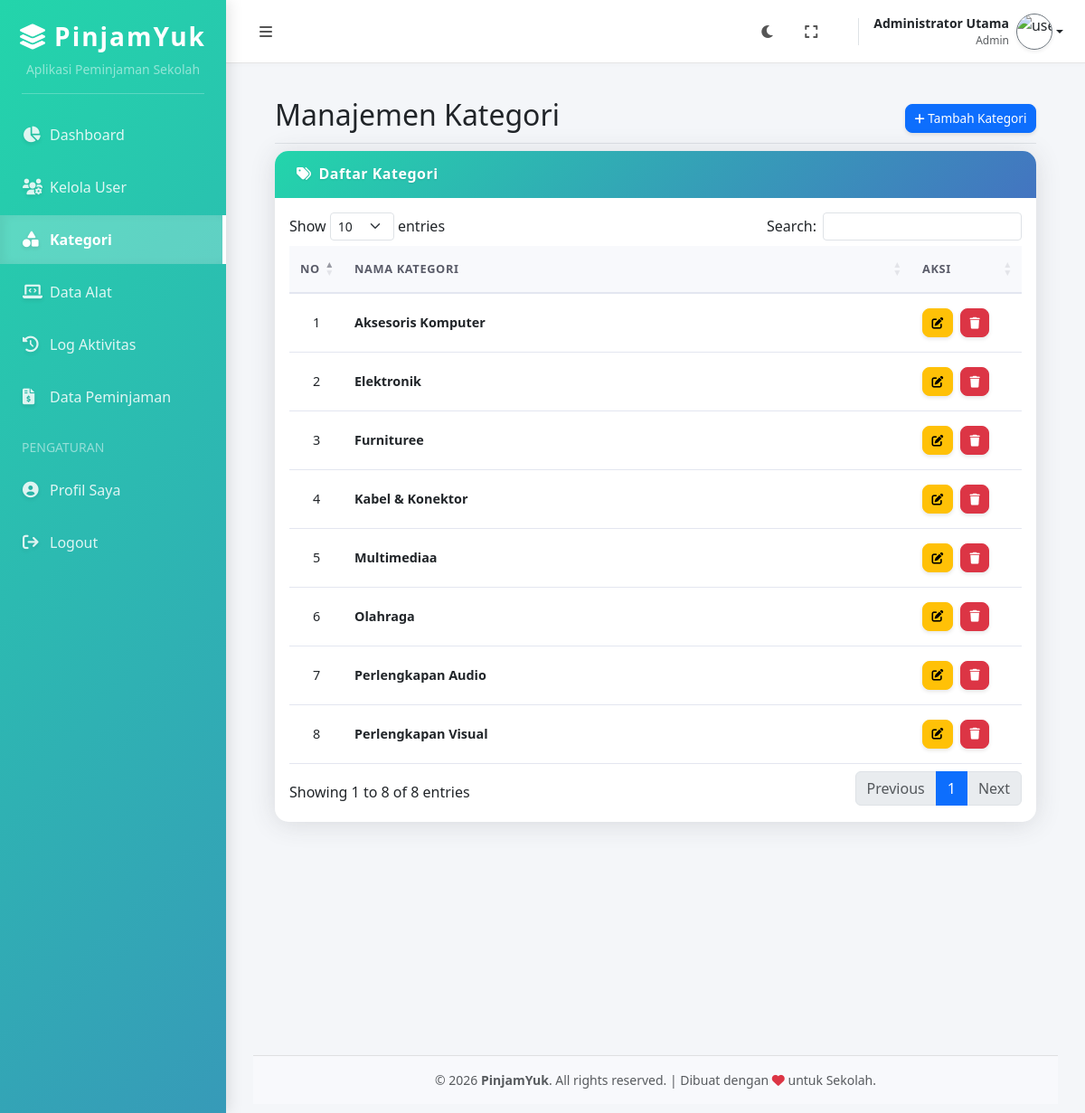
Page /admin/index.php?page=kategori (signed in) on the committed database.
### tables this page shows
CREATE TABLE `kategori` (
  `id_kategori` int(11) NOT NULL,
  `nama_kategori` varchar(50) NOT NULL
);

### admin/controllers/kategori_controller.php (called while the page is built)
<?php
require_once __DIR__ . '/../logic/kategori_logic.php';
$kategoris = ambil_semua_kategori();
require_once __DIR__ . '/../views/kategori_index.php';
?>

### admin/logic/kategori_logic.php (called while the page is built, shortened)
<?php
require_once __DIR__ . '/../../config/database.php';
function ambil_semua_kategori() {
    global $conn;
    return mysqli_query($conn, "SELECT * FROM kategori ORDER BY nama_kategori ASC");
}
?>

### admin/views/kategori_index.php (the view, shortened to what this page needs)
<div class="d-flex justify-content-between flex-wrap flex-md-nowrap align-items-center pt-1 pb-1 mb-2 border-bottom">
    <h1 class="h2">Manajemen Kategori</h1>
    <a href="index.php?page=kategori_tambah" class="btn btn-primary btn-sm"><i class="fas fa-plus"></i> Tambah Kategori</a>
</div>
<div class="card shadow-sm border-0 mb-4">
    <div class="card-header bg-white py-3">
        <h6 class="m-0 font-weight-bold text-primary"><i class="fas fa-tags me-2"></i>Daftar Kategori</h6>
    </div>
    <div class="card-body">
        <div class="table-responsive">
            <table class="table table-hover align-middle datatable" width="100%" cellspacing="0">
                <thead class="table-light">
                    <tr>
                        <th width="5%" class="text-center">No</th>
                        <th>Nama Kategori</th>
                        <th width="15%">Aksi</th>
                    </tr>
                </thead>
                <tbody>
                    <?php
                    $no = 1;
                    while($row = mysqli_fetch_assoc($kategoris)):
                    ?>
                    <tr>
                        <td class="text-center"><?= $no++ ?></td>
                        <td class="fw-semibold"><?= $row['nama_kategori'] ?></td>
                        <td>
                            <div class="d-flex gap-2">
                                <a href="index.php?page=kategori_edit&id=<?= $row['id_kategori'] ?>" class="btn btn-warning btn-sm" title="Edit">
                                    <i class="fas fa-edit"></i>
                                </a>
                                <a href="index.php?page=kategori_hapus&id=<?= $row['id_kategori'] ?>" class="btn btn-danger btn-sm confirm-action" data-message="Yakin ingin menghapus kategori ini?" data-icon="error" title="Hapus">
                                    <i class="fas fa-trash"></i>
                                </a>
                            </div>
                        </td>
                    </tr>
                    <?php endwhile; ?>
                </tbody>
            </table>
        </div>
    </div>
</div>

### assets/css/layout.css (style rules this page uses)
:root { --bg-body: #f8f9fc; --bg-card: #ffffff; --text-primary: #5a5c69; --text-heading: #2e2f3e; --border-color: rgba(0, 0, 0, 0.1); }
html, body { height: 100vh; overflow: hidden; margin: 0; padding: 0; background-color: var(--bg-body); }

### assets/css/style.css (style rules this page uses)
body { font-family: 'Segoe UI', Tahoma, Geneva, Verdana, sans-serif; background-color: #f4f6f9; }
.card { border: none; box-shadow: 0 0 15px rgba(0, 0, 0, 0.05); border-radius: 10px; }
html { -ms-overflow-style: none; scrollbar-width: none; }

### assets/css/petugas.css (style rules this page uses)
.card { border: none; border-radius: 15px; box-shadow: 0 0.15rem 1.75rem 0 rgba(58, 59, 69, 0.15) !important; transition: transform 0.2s ease-in-out; background: #fff; overflow: hidden; }
.card-header { background: linear-gradient(-45deg, #1a2980, #26d0ce, #4e54c8, #23d5ab); background-size: 400% 400%; animation: gradientSidebar 15s ease infinite; color: white; border-bottom: none; padding: 1rem 1.5rem; }
.card-header h6 { color: white !important; font-weight: 700; letter-spacing: 0.5px; text-shadow: 0 1px 2px rgba(0, 0, 0, 0.1); }
.card-header .text-primary, .card-header .text-info { color: white !important; }
.table { margin-bottom: 0; color: #444; }
.table thead th { background-color: #f8f9fc; color: #5a5c69; font-weight: 700; text-transform: uppercase; font-size: 0.8rem; letter-spacing: 0.05em; border-bottom: 2px solid #e3e6f0; padding: 1rem 0.75rem; }
.table tbody tr { transition: all 0.2s ease; }
.table td { vertical-align: middle; padding: 1rem 0.75rem; border-bottom: 1px solid #e3e6f0; font-size: 0.9rem; }
.btn-sm { padding: 0.3rem 0.6rem; font-size: 0.85rem; border-radius: 8px; box-shadow: 0 2px 4px rgba(0, 0, 0, 0.1); transition: all 0.2s; }
.btn-sm i { font-size: 0.8rem; }

### rows in the picture
kategori: nama_kategori "Aksesoris Komputer"
kategori: nama_kategori "Elektronik"
kategori: nama_kategori "Furnituree"
kategori: nama_kategori "Kabel & Konektor"
kategori: nama_kategori "Multimediaa"
kategori: nama_kategori "Olahraga"
kategori: nama_kategori "Perlengkapan Audio"
kategori: nama_kategori "Perlengkapan Visual"

### other values in the picture
$nama_nav "Administrator Utama"
$_SESSION['level'] "Admin"
